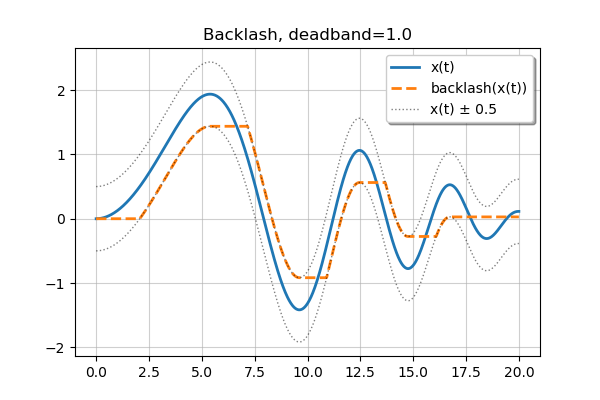

Recreate this plot in Python.
import numpy as np
import matplotlib.pyplot as plt

from ufunclab import backlash


t = np.linspace(0, 20, 1000)
x = (21-t)*np.sin(t*t/20)/8

deadband = 1.0
y0 = 0.0

y = backlash(x, deadband, y0)


plt.figure(figsize=(6, 4))
plt.plot(t, x, linewidth=2, label='x(t)')
plt.plot(t, y, '--', linewidth=2, label='backlash(x(t))')
plt.plot(t, x + deadband/2, 'k:', alpha=0.5, linewidth=1,
         label=f'x(t) ± {deadband/2}')
plt.plot(t, x - deadband/2, 'k:', alpha=0.5, linewidth=1)

plt.title(f'Backlash, deadband={deadband}')
plt.legend(shadow=True)
plt.grid(alpha=0.6)
#plt.show()
plt.savefig('backlash_demo.png')
